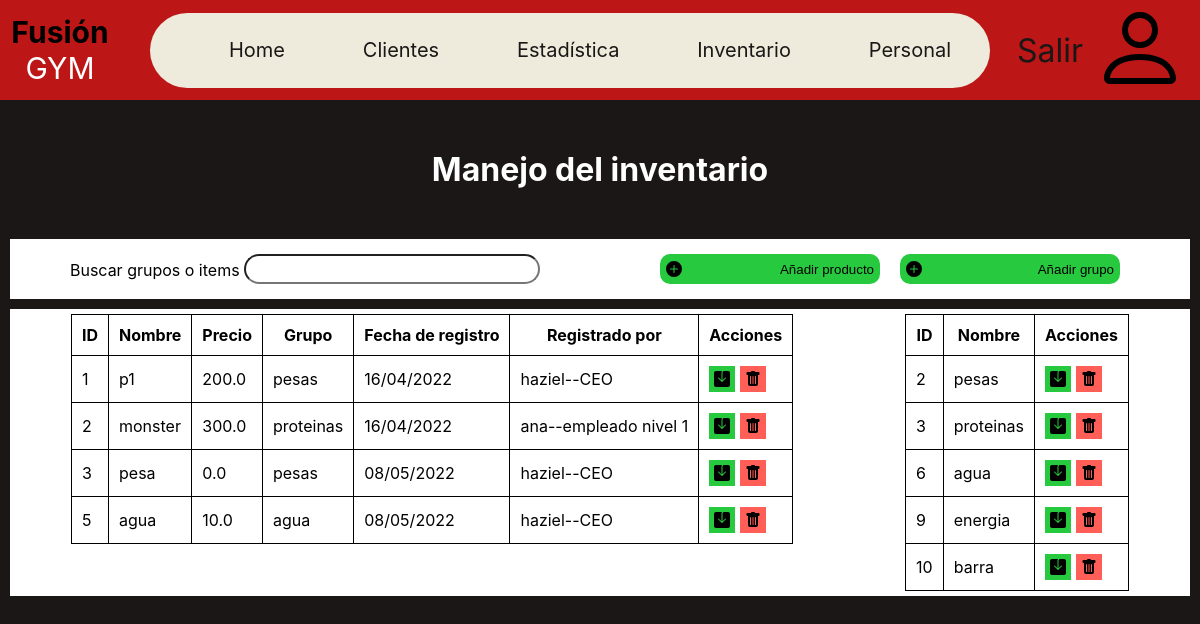
Page /inventario (signed in) on the committed database.
### base/models.py (models this page shows, shortened)
class Inventory(models.Model):
    name = models.CharField(max_length=200)
    cluster = models.ForeignKey(Cluster, on_delete=models.CASCADE)
    date_register = models.DateTimeField(auto_now_add=True)
    register_by = models.ForeignKey(Staff, on_delete=models.CASCADE)
    price = models.FloatField(default=0)

class Cluster(models.Model):
    name = models.CharField(max_length=200,unique=True)
    def __str__(self):
        return self.name

class Staff(AbstractUser):
    username = models.CharField(max_length=200, default="", unique=True)
    RANKS = (
        'CEO', 'segundo al mando',
        'empleado nivel 1', 'empleado nivel 2')
    ranks_readable = tuple(zip(RANKS, RANKS))
    rank = models.CharField(
        max_length=50, choices=ranks_readable, default=RANKS[-1])
    def __str__(self):
        return f'{self.username}--{self.rank}'

### base/views.py (the view)
# urls.py: path('inventario',views.invetory,name='inventory'),
@login_required(login_url='login-page')
def invetory(req):
    q = req.GET.get('q') if req.GET.get('q') != None else ''
    items = Inventory.objects.filter(
        Q(name__icontains=q ) | Q(cluster__name__icontains=q))
    clusters = Cluster.objects.filter(
        Q(name__icontains=q)
    )
    context = {'title':'Inventario', 'items':items,'clusters':clusters}
    return render(req,'base/inventory.html',context)

### base/templates/base/inventory.html (shortened to what this page needs)
{% extends 'main.html' %} {% load static %}
{% block content %}
<link rel="stylesheet" href="{% static 'styles/inventory.css' %}">
{% include 'menu.html' %}
<h1>Manejo del inventario</h1>
<header>
    <form method="GET" action="{% url 'inventory' %}" class="search">
      <label for="">Buscar grupos o items</label>
      <input type="search" id="search-bar" name="q" />
    </form>
    <div class="add">
      <button class="display-modal" id="item-add" >
        <img src="{% static 'icons/plus-circle-fill.svg' %}" alt=""> Añadir producto
    </button>
    <button class="display-modal" id="cluster-add">
        <img src="{% static 'icons/plus-circle-fill.svg' %}" alt=""> Añadir grupo
    </button>
    </div>
</header>
<main>
  <section>
    <table>
        <thead>
           <tr>
        <th>ID</th>
        <th>Nombre</th>
        <th>Precio</th>
        <th>Grupo</th>
        <th>Fecha de registro</th>
        <th>Registrado por</th>
        <th>Acciones</th>
      </tr>
        </thead>
      <tbody>
         {% for item in items %}
      <tr id="it_{{item.id}}">
        <td>{{item.id}}</td>
        <td>{{item.name}}</td>
        <td>{{item.price}}</td>
        <td>{{item.cluster}}</td>
        <td>{{item.date_register|date:"d/m/Y"}}</td>
        <td>{{item.register_by}}</td>
        <td><div class="actions">
            <button class="display-modal" onclick="updateItem('{{item.id}}')">
                <img src="{% static 'icons/save-fill.svg' %}" alt="">
            </button>
            <button class="display-modal" onclick="delItem('{{item.id}}')">
                <img src="{% static 'icons/trash-fill.svg' %}" alt="">
            </button>
        </div></td>
      </tr>
      {% endfor %}
      </tbody>
    </table>
  </section>
  <section>
    <table>
        <thead>
          <tr>
        <th>ID</th>
        <th>Nombre</th>
        <th>Acciones</th>
      </tr>
        </thead>
      <tbody>
         {% for cluster in clusters %}
      <tr id="cl_{{cluster.id}}">
        <td>{{cluster.id}}</td>
        <td>{{cluster.name}}</td>
        <td>
            <div class="actions">
                <button class="display-modal" onclick="updateGroup('{{cluster.id}}')">
                    <img src="{% static 'icons/save-fill.svg' %}" alt="">
                </button>
                <button class="display-modal " onclick="delGroup('{{cluster.id}}')">
                    <img src="{% static 'icons/trash-fill.svg' %}" alt="">
                </button>
            </div>
        </td>
      </tr>
      {% endfor %}
      </tbody>
    </table>
  </section>
</main>
{% endblock content %}

### static/styles/main.css (style rules this page uses)
body { box-sizing: border-box; background-color: #1b1717; font-family: 'inter'; overflow-x: hidden; }
*, *::after, *::before { box-sizing: inherit; margin: 0; }
button { border-style: none; }

### static/styles/inventory.css (style rules this page uses)
h1 { margin:50px; text-align: center; font-size: 2rem; color: #FFF; }
main, header { display: flex; justify-content:space-around; margin: 10px; margin-top: 0; padding: 5px; background-color: #fff; }
header { align-items:center; flex-wrap:wrap; }
#search-bar { height:30px; border-radius:30px; font-size:1.4rem; }
.add { display:flex; }
.add button { margin:10px; border-radius:10px; background-color: #27c93f; display: flex; align-items: center; width: 220px; height: 30px; }
.add button>* { margin-right:auto; }
.actions button { padding: 5px; }
.actions button>* { display: flex; }
.actions button:nth-child(odd) { background-color: #27c93f; }
.actions button:nth-child(even) { background-color: #ff5f56; }
table { border-collapse:collapse; }
th,td { border:1px solid #000; padding:10px; }

### rows in the picture
Inventory: id "1", name "p1", price "200.0", cluster "pesas", date_register "16/04/2022", register_by "haziel--CEO"
Inventory: id "2", name "monster", price "300.0", cluster "proteinas", date_register "16/04/2022", register_by "ana--empleado nivel 1"
Inventory: id "3", name "pesa", price "0.0", cluster "pesas", date_register "08/05/2022", register_by "haziel--CEO"
Inventory: id "5", name "agua", price "10.0", cluster "agua", date_register "08/05/2022", register_by "haziel--CEO"
Cluster: id "2", name "pesas"
Cluster: id "3", name "proteinas"
Cluster: id "6", name "agua"
Cluster: id "9", name "energia"
Cluster: id "10", name "barra"
